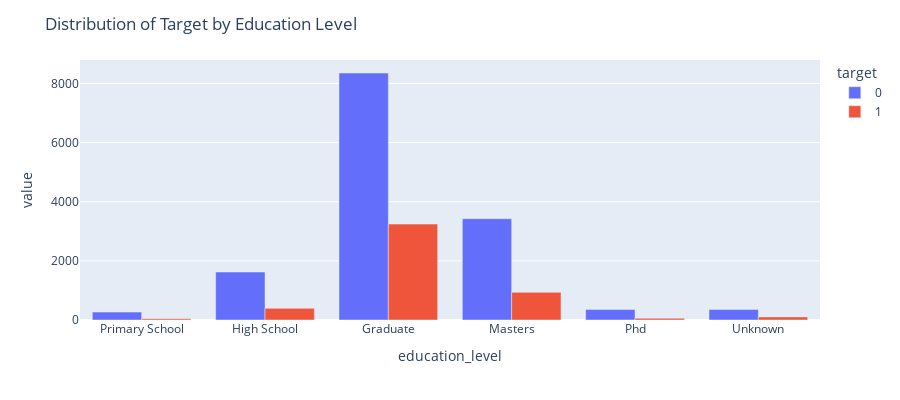

The notebook cell this image was saved under:
### Markdown cell above
## 새로운 EDA 여기서부터 시작!

### Code cell
import plotly.express as px

# 교육 수준을 원하는 순서대로 정의합니다.
ed_order = ['Primary School', 'High School', 'Graduate', 'Masters', 'Phd', 'Unknown']

# 'education_level' 열을 Categorical 데이터 타입으로 변환하여 순서를 지정합니다.
aug_train['education_level'] = pd.Categorical(aug_train['education_level'], categories=ed_order, ordered=True)

# 교차표를 생성합니다.
EducationLevel = pd.crosstab(aug_train['education_level'], aug_train['target']).reset_index().melt(id_vars='education_level')

# Plotly Express를 사용하여 막대 그래프를 그립니다.
fig = px.bar(EducationLevel, x="education_level", y="value", color='target', barmode='group',
             height=400, width=900)

# 제목 추가
fig.update_layout(title="Distribution of Target by Education Level")
fig.show()

### Figure 1 — Plotly figure (JSON) as saved in the notebook; plotly's stock layout.template omitted (floating-point values rounded to 4 significant figures)
{"data": [{"alignmentgroup": "True", "hovertemplate": "target=0<br>education_level=%{x}<br>value=%{y}<extra></extra>", "legendgroup": "0", "marker": {"color": "#636efa", "pattern": {"shape": ""}}, "name": "0", "offsetgroup": "0", "orientation": "v", "showlegend": true, "textposition": "auto", "type": "bar", "x": ["Primary School", "High School", "Graduate", "Masters", "Phd", "Unknown"], "xaxis": "x", "y": [267, 1623, 8353, 3426, 356, 356], "yaxis": "y"}, {"alignmentgroup": "True", "hovertemplate": "target=1<br>education_level=%{x}<br>value=%{y}<extra></extra>", "legendgroup": "1", "marker": {"color": "#EF553B", "pattern": {"shape": ""}}, "name": "1", "offsetgroup": "1", "orientation": "v", "showlegend": true, "textposition": "auto", "type": "bar", "x": ["Primary School", "High School", "Graduate", "Masters", "Phd", "Unknown"], "xaxis": "x", "y": [41, 394, 3245, 935, 58, 104], "yaxis": "y"}], "layout": {"barmode": "group", "height": 400, "legend": {"title": {"text": "target"}, "tracegroupgap": 0}, "margin": {"t": 60}, "title": {"text": "Distribution of Target by Education Level"}, "width": 900, "xaxis": {"anchor": "y", "domain": [0, 1], "title": {"text": "education_level"}}, "yaxis": {"anchor": "x", "domain": [0, 1], "title": {"text": "value"}}}}
